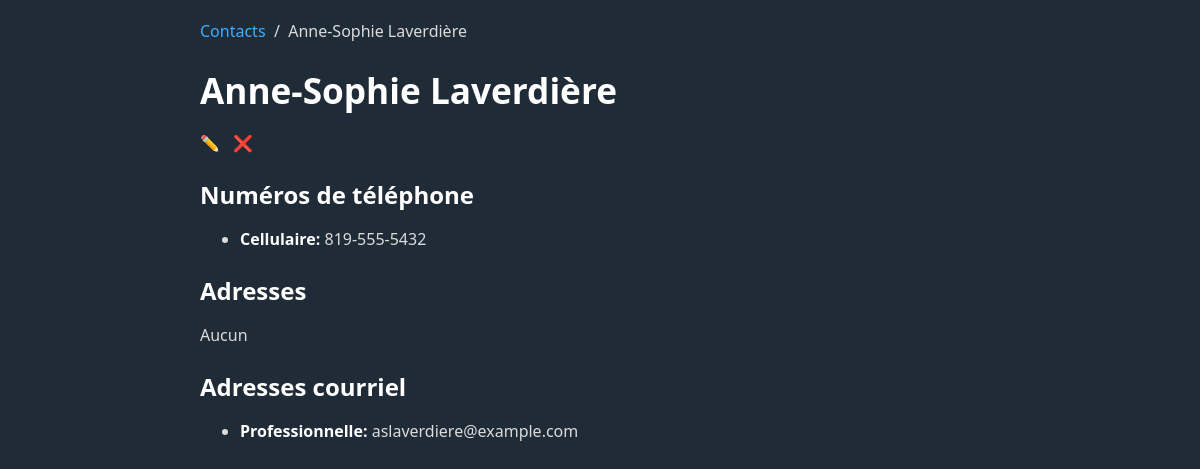
The page /exemple1/index.php?page=afficher&id=14 on the database its author committed.
### tables this page shows
CREATE TABLE numeros_tel (
	id INTEGER PRIMARY KEY AUTO_INCREMENT,
	contact_id INTEGER,
	type_numero_tel CHAR(3) NOT NULL,
	numero_tel VARCHAR(32) NOT NULL,
	
	CONSTRAINT fk_numeros_tel_contact_id FOREIGN KEY (contact_id) REFERENCES contacts(id) ON DELETE CASCADE,
	CONSTRAINT fk_numeros_tel_type_numero_tell FOREIGN KEY (type_numero_tel) REFERENCES types_numero_tel(code)
);

CREATE TABLE types_numero_tel (
	code CHAR(3) PRIMARY KEY,
	description VARCHAR(32) NOT NULL
);

CREATE TABLE courriels (
	id INTEGER PRIMARY KEY AUTO_INCREMENT,
	contact_id INTEGER,
	type_courriel CHAR(3) NOT NULL,
	courriel VARCHAR(255) NOT NULL,
	
	CONSTRAINT fk_courriels_contact_id FOREIGN KEY (contact_id) REFERENCES contacts(id) ON DELETE CASCADE,
	CONSTRAINT fk_courriels_type_courriel FOREIGN KEY (type_courriel) REFERENCES types_courriel(code)
);

CREATE TABLE types_courriel (
	code CHAR(3) PRIMARY KEY,
	description VARCHAR(32) NOT NULL
);

### exemple1/pages/afficher.php (the view, shortened to what this page needs)
<?php
if (!$contact) {
    include('404.php');
} else {
    function body($bd, $contact)
    {
    ?>
        <nav>
            <a href="?page=liste">Contacts</a>
            &nbsp;/&nbsp;
            <?= $contact['nom_complet'] ?>
        </nav>
        <h1><?= $contact['nom_complet'] ?></h1>
        <p>
            <a href="?page=modifier&id=<?= $contact['id'] ?>">
                ✏️
            </a>
            <a
                onclick="return confirm('Voulez-vous vraiment supprimer le contact « <?= $contact['nom'] . ', ' . $contact['prenom'] ?> » ?')"
                href="?page=supprimer&id=<?= $contact['id'] ?>">
                ❌
            </a>
        </p>
        <main>
            <h2>Numéros de téléphone</h2>
            <?php
            $requete = $bd->prepare('SELECT numero_tel, types_numero_tel.description FROM numeros_tel JOIN types_numero_tel ON types_numero_tel.code = numeros_tel.type_numero_tel WHERE contact_id = ?');
            $requete->execute(array($contact['id']));
            if ($requete->rowCount() > 0) {
                echo '<ul>';
                foreach ($requete as $donneesNumeroTel) {
                    echo '<li><strong>'
                        . $donneesNumeroTel['description']
                        . ': </strong>'
                        . $donneesNumeroTel['numero_tel']
                        . '</li>';
                }
                echo '</ul>';
            } else {
                echo '<p>Aucun</p>';
            }
            ?>
            <h2>Adresses</h2>
            <?php
            $requete = $bd->prepare('SELECT adresse, types_adresse.description FROM adresses JOIN types_adresse ON types_adresse.code = adresses.type_adresse WHERE contact_id = ?');
            $requete->execute(array($contact['id']));
            if ($requete->rowCount() > 0) {
                echo '<ul>';
                foreach ($requete as $donneesNumeroTel) {
                    echo '<li><strong>'
                        . $donneesNumeroTel['description']
                        . ': </strong>'
                        . $donneesNumeroTel['adresse']
                        . '</li>';
                }
                echo '</ul>';
            } else {
                echo '<p>Aucun</p>';
            }
            ?>
            <h2>Adresses courriel</h2>
            <?php
            $requete = $bd->prepare('SELECT courriel, types_courriel.description FROM courriels JOIN types_courriel ON types_courriel.code = courriels.type_courriel WHERE contact_id = ?');
            $requete->execute(array($contact['id']));
            if ($requete->rowCount() > 0) {
                echo '<ul>';
                foreach ($requete as $donneesNumeroTel) {
                    echo '<li><strong>'
                        . $donneesNumeroTel['description']
                        . ': </strong>'
                        . $donneesNumeroTel['courriel']
                        . '</li>';
                }
                echo '</ul>';
            } else {
                echo '<p>Aucune</p>';
            }
            ?>
        </main>
    <?php
    }
}

### exemple1/water.css (style rules this page uses)
:root { --background-body: #202b38; --background: #161f27; --background-alt: #1a242f; --selection: #1c76c5; --text-main: #dbdbdb; --text-bright: #fff; --text-muted: #a9b1ba; --links: #41adff; --focus: #0096bfab; --border: #526980; --code: #ffbe85; --animation-duration: 0.1s; --button-base: #0c151c; --button-hover: #040a0f; --scrollbar-thumb: var(--button-hover); --scrollbar-thumb-hover: rgb(0, 0, 0); --form-placeholder: #a9a9a9; --form-text: #fff; --variable: #d941e2; --highlight: #efdb43; }
html { scrollbar-color: #040a0f #202b38; scrollbar-color: var(--scrollbar-thumb) var(--background-body); scrollbar-width: thin; }
body { font-family: system-ui, -apple-system, BlinkMacSystemFont, 'Segoe UI', 'Roboto', 'Oxygen', 'Ubuntu', 'Cantarell', 'Fira Sans', 'Droid Sans', 'Helvetica Neue', 'Segoe UI Emoji', 'Apple Color Emoji', 'Noto Color Emoji', sans-serif; line-height: 1.4; max-width: 800px; margin: 20px auto; padding: 0 10px; word-wrap: break-word; color: #dbdbdb; color: var(--text-main); background: #202b38; background: var(--background-body); text-rendering: optimizeLegibility; }
h1 { font-size: 2.2em; margin-top: 0; }
h1, h2, h3, h4, h5, h6 { margin-bottom: 12px; margin-top: 24px; }
h1 { color: #fff; color: var(--text-bright); }
h2 { color: #fff; color: var(--text-bright); }
strong { color: #fff; color: var(--text-bright); }
h1, h2, h3, h4, h5, h6, b, strong, th { font-weight: 600; }
::placeholder { color: #a9a9a9; color: var(--form-placeholder); }
a { text-decoration: none; color: #41adff; color: var(--links); }

### rows shown on the page
numeros_tel: type_numero_tel.description "Cellulaire", numero_tel "819-555-5432"
courriels: type_courriel.description "Professionnelle", courriel "aslaverdiere@example.com"

### other values the page prints
$contact['nom_complet'] "Anne-Sophie Laverdière"
